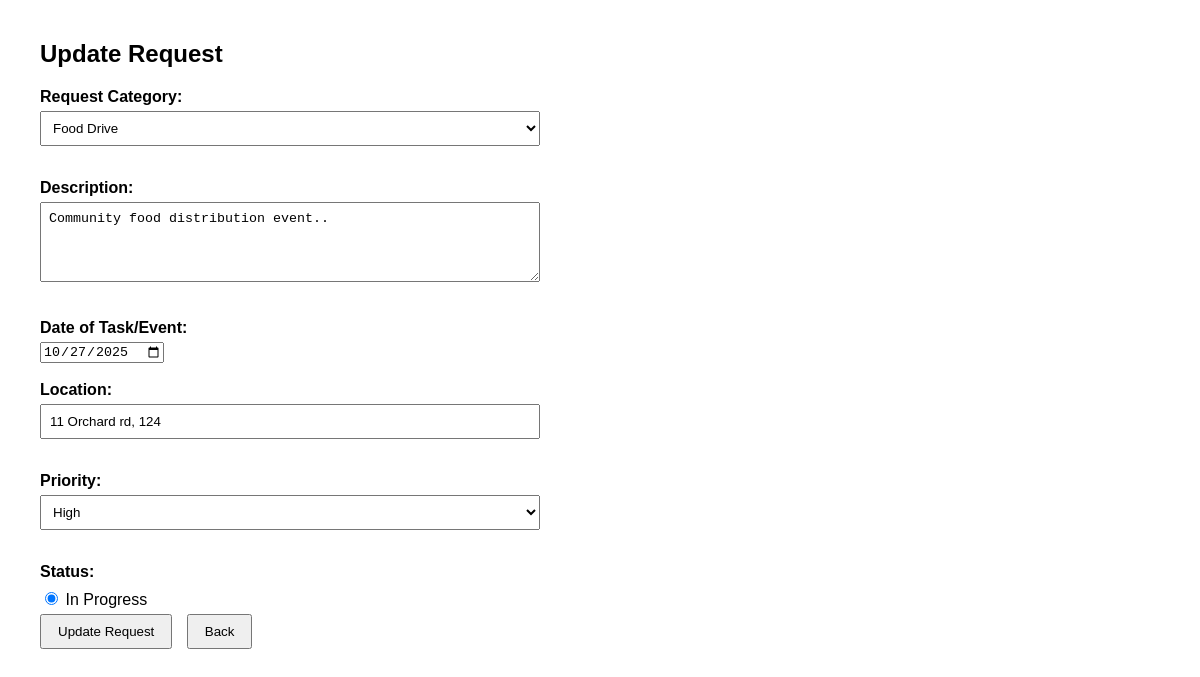
/boundaries/PINUpdateRequestForm.php?rID=1, run on the app's committed database.
### tables this page shows
CREATE TABLE `request` (
  `rID` int NOT NULL,
  `pinID` int NOT NULL,
  `description` text NOT NULL,
  `category` int DEFAULT NULL,
  `date` date DEFAULT NULL,
  `location` varchar(255) NOT NULL,
  `priority` enum('Low','Medium','High','') NOT NULL,
  `status` enum('Pending','InProgress','Completed','Incomplete') NOT NULL DEFAULT 'Pending',
  `viewCount` int NOT NULL DEFAULT '0',
  `savedCount` int NOT NULL DEFAULT '0'
);

### controllers/PINUpdateRequestController.php (called while the page is built, shortened)
<?php
require_once __DIR__ . '/../entities/Request.php';
require_once __DIR__ . '/../entities/Category.php';
class PINUpdateRequestController {
    private $requestEntity;
	private $categoryEntity;
    public function __construct() {
        $this->requestEntity = new Request();
		$this->categoryEntity = new Category();
    }
    public function GetRequestByID($rID) {
        return $this->requestEntity->getRequestByID($rID);
    }
	public function GetCategories() {
		return $this->categoryEntity->getCategories();
	}
}
?>

### entities/Request.php (called while the page is built, shortened)
<?php
require_once __DIR__ . '/../config/DBConnection.php';
class Request {
	public function getRequestByID($rID) {
		global $conn;
		$sql = "
			SELECT
				r.rID,
				r.pinID,
				ua.name AS pinName,        -- from useraccount
				r.description,
				r.category,
				c.category AS category, -- from category
				r.date,
				r.location,
				r.priority,
				r.status,
				r.viewCount,
				r.savedCount
			FROM request r
			JOIN useraccount ua ON r.pinID = ua.aID
			JOIN category c ON r.category = c.cID
			WHERE r.rID = ?
		";
		$stmt = $conn->prepare($sql);
		$stmt->bind_param("i", $rID);
		$stmt->execute();
		$result = $stmt->get_result();
		return $result->fetch_assoc();
	}
}

### entities/Category.php (called while the page is built, shortened)
<?php
require_once __DIR__ . '/../config/DBConnection.php';
class Category {
	public function getCategories() {
		global $conn;
		$result = $conn->query("SELECT * FROM category");
		while ($row = $result->fetch_assoc()) {
            $categories[] = $row;
        }
		return $categories;
	}
}
?>

### boundaries/PINUpdateRequestForm.php (the view, shortened to what this page needs)
<?php
	require_once __DIR__ . '/../controllers/PINUpdateRequestController.php';
	$rID = isset($_GET['rID']) ? intval($_GET['rID']) : 0;
	$requestController = new PINUpdateRequestController();
	$request = $requestController->GetRequestByID($rID);
	$categories = $requestController->GetCategories();
	$savedCount = intval($request['savedCount']);
	$currentStatus = $request['status'];
	if ($savedCount > 0) {
		$effectiveStatus = 'In Progress';
	} else {
		$effectiveStatus = $currentStatus;
	}
?>
<!DOCTYPE html>
<html lang="en">
<head>
</head>
<body>
    <h1>Update Request</h1>
    <?php if ($request): ?>
        <form method="post" action="PINUpdateRequestForm.php?rID=<?php echo $rID; ?>">
            <label for="serviceType">Request Category:</label>
			<select name="serviceType" id="serviceType" required>
			<?php if (!empty($categories)) : ?>
					<?php foreach ($categories as $category) : ?>
						<option value="<?php echo htmlspecialchars($category['cID']); ?>"
						<?php if ($request['category'] === $category['category']) echo 'selected'; ?>>
						<?php echo htmlspecialchars($category['category']); ?></option>
					<?php endforeach; ?>
			<?php endif; ?>
			</select><br><br>
            <label>Description:</label>
            <textarea name="description" required><?php echo htmlspecialchars($request['description']); ?></textarea><br><br>
			<label for="date">Date of Task/Event:</label>
			<input type="date" id="date" name="date" value="<?php echo htmlspecialchars(date('Y-m-d', strtotime($request['date']))); ?>" required><br><br>
			<label>Location:</label>
            <input type="text" name="location" value="<?php echo htmlspecialchars($request['location']); ?>" required><br><br>
            <label>Priority:</label>
            <select name="priority" required>
				<option value="High" <?php if($request['priority']=='High') echo 'selected'; ?>>High</option>
            </select><br><br>
			<label>Status:</label>
			<div class="radio-group">
				<label> <input type="radio" name="status" value="<?php echo $effectiveStatus;?>"  checked>
					<?php echo $effectiveStatus; ?>
				</label>
			</div>
            <button type="submit" name="updateRequest">Update Request</button>
            <button type="button" onclick="window.location.href='../index.php?action=1_PIN_Menu';">Back</button>
        </form>
    <?php else: ?>
        <p>Request not found.</p>
        <button type="button" onclick="window.location.href='../index.php?action=1_PIN_Menu';">Back</button>
    <?php endif; ?>
</body>
</html>

### boundaries/PINUpdateRequestForm.php (style rules this page uses)
body { font-family: Arial, sans-serif; margin: 40px; }
h1 { font-size: 24px; margin-bottom: 20px; }
form { max-width: 500px; }
label { display: block; margin-bottom: 5px; font-weight: bold; }
input[type="text"], textarea, select { width: 100%; padding: 8px; margin-bottom: 15px; box-sizing: border-box; }
textarea { resize: vertical; height: 80px; }
button { padding: 8px 16px; margin-right: 10px; cursor: pointer; }
.radio-group { margin-top: 8px; }
.radio-group label { font-weight: normal; margin-right: 15px; }

### data on the page
request: description "Community food distribution event..", date "10/27/2025", location "11 Orchard rd, 124", priority "High", savedCount "In Progress"

### other printed values
form field serviceType "Food Drive"
